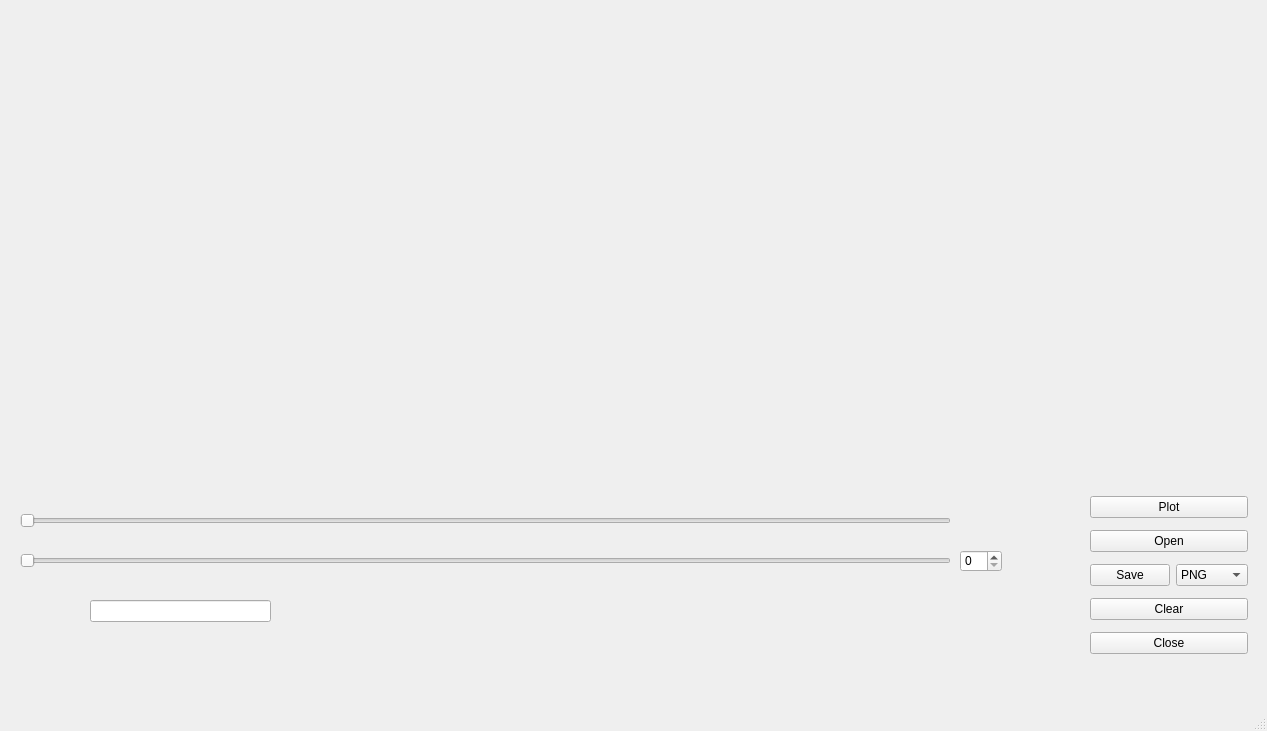
<?xml version="1.0" encoding="UTF-8"?>
<ui version="4.0">
 <class>PlotFromFile</class>
 <widget class="QMainWindow" name="PlotFromFile">
  <property name="geometry">
   <rect>
    <x>0</x>
    <y>0</y>
    <width>1267</width>
    <height>731</height>
   </rect>
  </property>
  <property name="windowTitle">
   <string>MainWindow</string>
  </property>
  <widget class="QWidget" name="centralwidget">
   <widget class="QCustomPlot" name="customPlot" native="true">
    <property name="geometry">
     <rect>
      <x>20</x>
      <y>30</y>
      <width>1201</width>
      <height>451</height>
     </rect>
    </property>
   </widget>
   <widget class="QSlider" name="xAxisReplace">
    <property name="geometry">
     <rect>
      <x>20</x>
      <y>510</y>
      <width>931</width>
      <height>22</height>
     </rect>
    </property>
    <property name="orientation">
     <enum>Qt::Horizontal</enum>
    </property>
   </widget>
   <widget class="QSpinBox" name="spinBox">
    <property name="geometry">
     <rect>
      <x>960</x>
      <y>550</y>
      <width>42</width>
      <height>22</height>
     </rect>
    </property>
   </widget>
   <widget class="QSlider" name="Scale">
    <property name="geometry">
     <rect>
      <x>20</x>
      <y>550</y>
      <width>931</width>
      <height>22</height>
     </rect>
    </property>
    <property name="orientation">
     <enum>Qt::Horizontal</enum>
    </property>
   </widget>
   <widget class="QLineEdit" name="lineEdit">
    <property name="geometry">
     <rect>
      <x>90</x>
      <y>600</y>
      <width>181</width>
      <height>22</height>
     </rect>
    </property>
   </widget>
   <widget class="QWidget" name="">
    <property name="geometry">
     <rect>
      <x>1090</x>
      <y>490</y>
      <width>158</width>
      <height>172</height>
     </rect>
    </property>
    <layout class="QVBoxLayout" name="verticalLayout">
     <item>
      <widget class="QPushButton" name="pushButton">
       <property name="text">
        <string>Plot</string>
       </property>
      </widget>
     </item>
     <item>
      <widget class="QPushButton" name="OpenButton">
       <property name="text">
        <string>Open</string>
       </property>
      </widget>
     </item>
     <item>
      <layout class="QHBoxLayout" name="horizontalLayout">
       <item>
        <widget class="QPushButton" name="SaveButton">
         <property name="text">
          <string>Save</string>
         </property>
        </widget>
       </item>
       <item>
        <widget class="QComboBox" name="comboBox">
         <item>
          <property name="text">
           <string>PNG</string>
          </property>
         </item>
         <item>
          <property name="text">
           <string>JPG</string>
          </property>
         </item>
         <item>
          <property name="text">
           <string>BMP</string>
          </property>
         </item>
         <item>
          <property name="text">
           <string>PDF</string>
          </property>
         </item>
        </widget>
       </item>
      </layout>
     </item>
     <item>
      <widget class="QPushButton" name="pushButton_2">
       <property name="text">
        <string>Clear</string>
       </property>
      </widget>
     </item>
     <item>
      <widget class="QPushButton" name="pushButton_3">
       <property name="text">
        <string>Close</string>
       </property>
      </widget>
     </item>
    </layout>
   </widget>
  </widget>
  <widget class="QMenuBar" name="menubar">
   <property name="geometry">
    <rect>
     <x>0</x>
     <y>0</y>
     <width>1267</width>
     <height>26</height>
    </rect>
   </property>
  </widget>
  <widget class="QStatusBar" name="statusbar"/>
 </widget>
 <customwidgets>
  <customwidget>
   <class>QCustomPlot</class>
   <extends>QWidget</extends>
   <header location="global">qcustomplot.h</header>
   <container>1</container>
  </customwidget>
 </customwidgets>
 <resources/>
 <connections/>
</ui>
